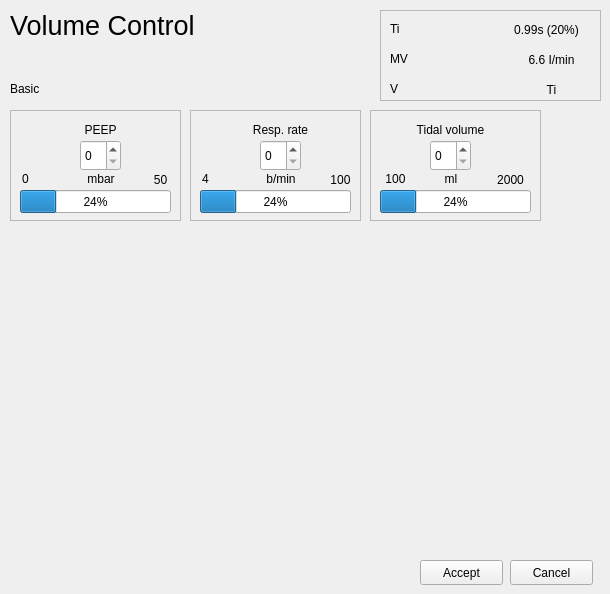
    <widget class="QWidget" name="basicpage">
     <widget class="QFrame" name="frame_25">
      <property name="geometry">
       <rect>
        <x>10</x>
        <y>110</y>
        <width>171</width>
        <height>111</height>
       </rect>
      </property>
      <property name="frameShape">
       <enum>QFrame::StyledPanel</enum>
      </property>
      <property name="frameShadow">
       <enum>QFrame::Raised</enum>
      </property>
      <widget class="QLabel" name="label_127">
       <property name="geometry">
        <rect>
         <x>40</x>
         <y>10</y>
         <width>101</width>
         <height>20</height>
        </rect>
       </property>
       <property name="layoutDirection">
        <enum>Qt::LeftToRight</enum>
       </property>
       <property name="text">
        <string>PEEP</string>
       </property>
       <property name="alignment">
        <set>Qt::AlignCenter</set>
       </property>
      </widget>
      <widget class="QSpinBox" name="spinBox_7">
       <property name="geometry">
        <rect>
         <x>70</x>
         <y>30</y>
         <width>41</width>
         <height>31</height>
        </rect>
       </property>
      </widget>
      <widget class="QLabel" name="label_128">
       <property name="geometry">
        <rect>
         <x>60</x>
         <y>60</y>
         <width>62</width>
         <height>17</height>
        </rect>
       </property>
       <property name="text">
        <string>mbar</string>
       </property>
       <property name="alignment">
        <set>Qt::AlignCenter</set>
       </property>
      </widget>
      <widget class="QProgressBar" name="progressBar_17">
       <property name="geometry">
        <rect>
         <x>10</x>
         <y>80</y>
         <width>151</width>
         <height>23</height>
        </rect>
       </property>
       <property name="value">
        <number>24</number>
       </property>
      </widget>
      <widget class="QLabel" name="label_129">
       <property name="geometry">
        <rect>
         <x>130</x>
         <y>60</y>
         <width>41</width>
         <height>20</height>
        </rect>
       </property>
       <property name="text">
        <string>50</string>
       </property>
       <property name="alignment">
        <set>Qt::AlignCenter</set>
       </property>
      </widget>
      <widget class="QLabel" name="label_130">
       <property name="geometry">
        <rect>
         <x>0</x>
         <y>60</y>
         <width>31</width>
         <height>17</height>
        </rect>
       </property>
       <property name="text">
        <string>0</string>
       </property>
       <property name="alignment">
        <set>Qt::AlignCenter</set>
       </property>
      </widget>
     </widget>
     <widget class="QFrame" name="frame_26">
      <property name="geometry">
       <rect>
        <x>370</x>
        <y>110</y>
        <width>171</width>
        <height>111</height>
       </rect>
      </property>
      <property name="frameShape">
       <enum>QFrame::StyledPanel</enum>
      </property>
      <property name="frameShadow">
       <enum>QFrame::Raised</enum>
      </property>
      <widget class="QLabel" name="label_131">
       <property name="geometry">
        <rect>
         <x>30</x>
         <y>10</y>
         <width>101</width>
         <height>20</height>
        </rect>
       </property>
       <property name="layoutDirection">
        <enum>Qt::LeftToRight</enum>
       </property>
       <property name="text">
        <string>Tidal volume</string>
       </property>
       <property name="alignment">
        <set>Qt::AlignCenter</set>
       </property>
      </widget>
      <widget class="QSpinBox" name="spinBox_10">
       <property name="geometry">
        <rect>
         <x>60</x>
         <y>30</y>
         <width>41</width>
         <height>31</height>
        </rect>
       </property>
      </widget>
      <widget class="QLabel" name="label_132">
       <property name="geometry">
        <rect>
         <x>50</x>
         <y>60</y>
         <width>62</width>
         <height>17</height>
        </rect>
       </property>
       <property name="text">
        <string>ml</string>
       </property>
       <property name="alignment">
        <set>Qt::AlignCenter</set>
       </property>
      </widget>
      <widget class="QProgressBar" name="progressBar_18">
       <property name="geometry">
        <rect>
         <x>10</x>
         <y>80</y>
         <width>151</width>
         <height>23</height>
        </rect>
       </property>
       <property name="value">
        <number>24</number>
       </property>
      </widget>
      <widget class="QLabel" name="label_133">
       <property name="geometry">
        <rect>
         <x>120</x>
         <y>60</y>
         <width>41</width>
         <height>20</height>
        </rect>
       </property>
       <property name="text">
        <string>2000</string>
       </property>
       <property name="alignment">
        <set>Qt::AlignCenter</set>
       </property>
      </widget>
      <widget class="QLabel" name="label_134">
       <property name="geometry">
        <rect>
         <x>10</x>
         <y>60</y>
         <width>31</width>
         <height>17</height>
        </rect>
       </property>
       <property name="text">
        <string>100</string>
       </property>
       <property name="alignment">
        <set>Qt::AlignCenter</set>
       </property>
      </widget>
     </widget>
     <widget class="QPushButton" name="push_accept_basic">
      <property name="geometry">
       <rect>
        <x>420</x>
        <y>560</y>
        <width>83</width>
        <height>25</height>
       </rect>
      </property>
      <property name="text">
       <string>Accept</string>
      </property>
     </widget>
     <widget class="QPushButton" name="push_cancel_basic">
      <property name="geometry">
       <rect>
        <x>510</x>
        <y>560</y>
        <width>83</width>
        <height>25</height>
       </rect>
      </property>
      <property name="text">
       <string>Cancel</string>
      </property>
     </widget>
     <widget class="QLabel" name="label_135">
      <property name="geometry">
       <rect>
        <x>10</x>
        <y>80</y>
        <width>62</width>
        <height>17</height>
       </rect>
      </property>
      <property name="text">
       <string>Basic</string>
      </property>
     </widget>
     <widget class="QFrame" name="frame_27">
      <property name="geometry">
       <rect>
        <x>190</x>
        <y>110</y>
        <width>171</width>
        <height>111</height>
       </rect>
      </property>
      <property name="frameShape">
       <enum>QFrame::StyledPanel</enum>
      </property>
      <property name="frameShadow">
       <enum>QFrame::Raised</enum>
      </property>
      <widget class="QLabel" name="label_136">
       <property name="geometry">
        <rect>
         <x>40</x>
         <y>10</y>
         <width>101</width>
         <height>20</height>
        </rect>
       </property>
       <property name="layoutDirection">
        <enum>Qt::LeftToRight</enum>
       </property>
       <property name="text">
        <string>Resp. rate</string>
       </property>
       <property name="alignment">
        <set>Qt::AlignCenter</set>
       </property>
      </widget>
      <widget class="QSpinBox" name="spinBox_11">
       <property name="geometry">
        <rect>
         <x>70</x>
         <y>30</y>
         <width>41</width>
         <height>31</height>
        </rect>
       </property>
      </widget>
      <widget class="QLabel" name="label_137">
       <property name="geometry">
        <rect>
         <x>60</x>
         <y>60</y>
         <width>62</width>
         <height>17</height>
        </rect>
       </property>
       <property name="text">
        <string>b/min</string>
       </property>
       <property name="alignment">
        <set>Qt::AlignCenter</set>
       </property>
      </widget>
      <widget class="QProgressBar" name="progressBar_19">
       <property name="geometry">
        <rect>
         <x>10</x>
         <y>80</y>
         <width>151</width>
         <height>23</height>
        </rect>
       </property>
       <property name="value">
        <number>24</number>
       </property>
      </widget>
      <widget class="QLabel" name="label_138">
       <property name="geometry">
        <rect>
         <x>130</x>
         <y>60</y>
         <width>41</width>
         <height>20</height>
        </rect>
       </property>
       <property name="text">
        <string>100</string>
       </property>
       <property name="alignment">
        <set>Qt::AlignCenter</set>
       </property>
      </widget>
      <widget class="QLabel" name="label_139">
       <property name="geometry">
        <rect>
         <x>0</x>
         <y>60</y>
         <width>31</width>
         <height>17</height>
        </rect>
       </property>
       <property name="text">
        <string>4</string>
       </property>
       <property name="alignment">
        <set>Qt::AlignCenter</set>
       </property>
      </widget>
     </widget>
     <widget class="QFrame" name="frame_28">
      <property name="geometry">
       <rect>
        <x>380</x>
        <y>10</y>
        <width>221</width>
        <height>91</height>
       </rect>
      </property>
      <property name="frameShape">
       <enum>QFrame::StyledPanel</enum>
      </property>
      <property name="frameShadow">
       <enum>QFrame::Raised</enum>
      </property>
      <widget class="QLabel" name="label_140">
       <property name="geometry">
        <rect>
         <x>10</x>
         <y>10</y>
         <width>62</width>
         <height>17</height>
        </rect>
       </property>
       <property name="text">
        <string>Ti</string>
       </property>
      </widget>
      <widget class="QLabel" name="label_141">
       <property name="geometry">
        <rect>
         <x>10</x>
         <y>40</y>
         <width>62</width>
         <height>17</height>
        </rect>
       </property>
       <property name="text">
        <string>MV</string>
       </property>
      </widget>
      <widget class="QLabel" name="label_142">
       <property name="geometry">
        <rect>
         <x>10</x>
         <y>70</y>
         <width>62</width>
         <height>17</height>
        </rect>
       </property>
       <property name="text">
        <string>V</string>
       </property>
      </widget>
      <widget class="QLabel" name="label_143">
       <property name="geometry">
        <rect>
         <x>121</x>
         <y>10</y>
         <width>91</width>
         <height>20</height>
        </rect>
       </property>
       <property name="text">
        <string>0.99s (20%)</string>
       </property>
       <property name="alignment">
        <set>Qt::AlignCenter</set>
       </property>
      </widget>
      <widget class="QLabel" name="label_144">
       <property name="geometry">
        <rect>
         <x>131</x>
         <y>40</y>
         <width>81</width>
         <height>20</height>
        </rect>
       </property>
       <property name="text">
        <string>6.6 I/min</string>
       </property>
       <property name="alignment">
        <set>Qt::AlignCenter</set>
       </property>
      </widget>
      <widget class="QLabel" name="label_145">
       <property name="geometry">
        <rect>
         <x>131</x>
         <y>70</y>
         <width>81</width>
         <height>20</height>
        </rect>
       </property>
       <property name="text">
        <string>Ti</string>
       </property>
       <property name="alignment">
        <set>Qt::AlignCenter</set>
       </property>
      </widget>
     </widget>
     <widget class="QLabel" name="label_146">
      <property name="geometry">
       <rect>
        <x>10</x>
        <y>10</y>
        <width>221</width>
        <height>31</height>
       </rect>
      </property>
      <property name="font">
       <font>
        <pointsize>20</pointsize>
       </font>
      </property>
      <property name="text">
       <string>Volume Control</string>
      </property>
     </widget>
    </widget>
